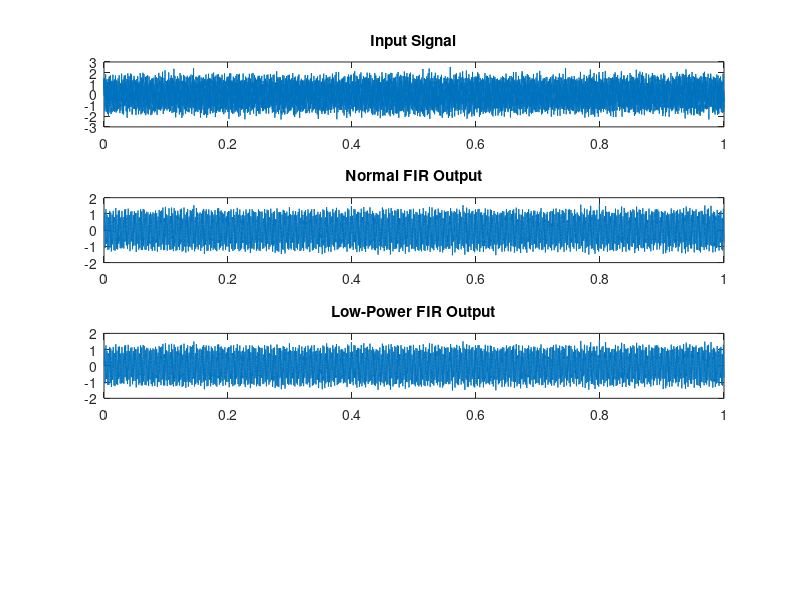
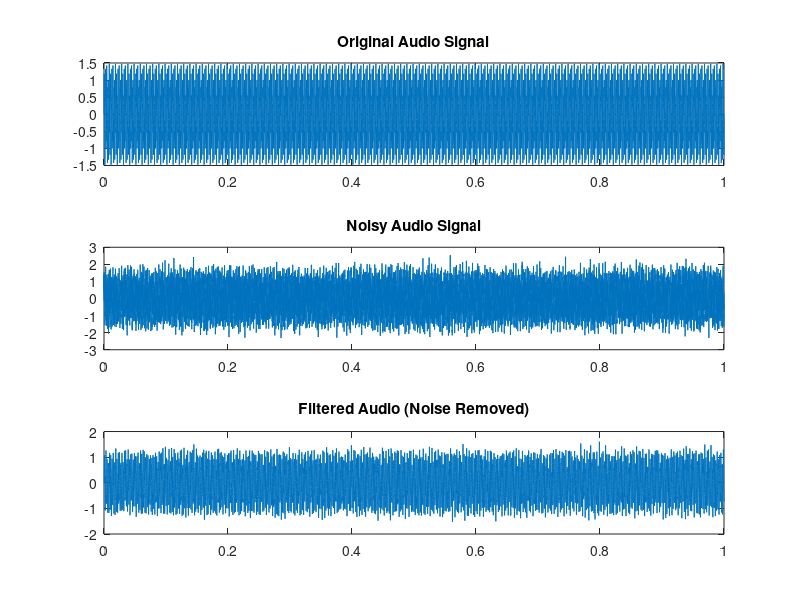
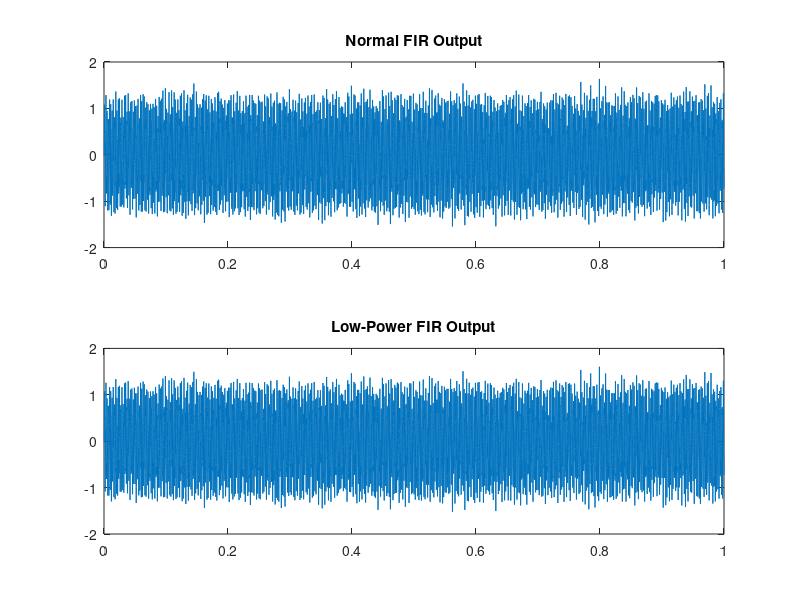
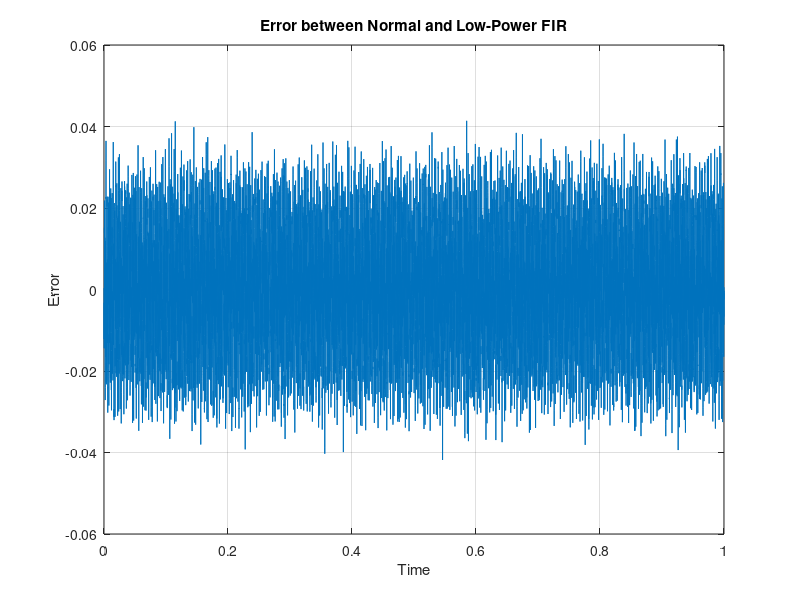

The MATLAB script that drew these images, in order:
clc;
clear;
close all;

%% signal
fs = 16000;
t = 0:1/fs:1;

%% input
x_clean = sin(2*pi*500*t) + 0.5*sin(2*pi*1200*t);       %original audio
noise = 0.3*randn(size(t)) + 0.3*sin(2*pi*3000*t);      %random noise
x = x_clean + noise;
%% fir parameters 
N = 16;
fc = 1500;
h = fir1(N, fc/(fs/2));

%% default fir
y_normal = filter(h,1,x);

%% pipeline mechanism
y_pipe = zeros(size(x));
reg = zeros(1,N+1);

for n = 1:length(x)
    acc = x(n)*h(1);
    
    for k = 2:N+1
        reg(k-1) = reg(k-1) + x(n)*h(k);
        acc = acc + reg(k-1);
    end
    
    y_pipe(n) = acc;
end

%% low power
h_q = round(h*64)/64;   % Lower precision → low power
y_low = filter(h_q,1,x);

%% power difference reference
power_normal = sum(abs(y_normal).^2);
power_low = sum(abs(y_low).^2);

%% all figures 
figure;

subplot(4,1,1);
plot(t, x);
title('Input Signal');

subplot(4,1,2);
plot(t, y_normal);
title('Normal FIR Output');


subplot(4,1,3);
plot(t, y_low);
title('Low-Power FIR Output');


figure;

subplot(3,1,1);
plot(t, x_clean);
title('Original Audio Signal');

subplot(3,1,2);
plot(t, x);
title('Noisy Audio Signal');

subplot(3,1,3);
plot(t, y_low);
title('Filtered Audio (Noise Removed)');



figure;

subplot(2,1,1);
plot(t, y_normal);
title('Normal FIR Output');

subplot(2,1,2);
plot(t, y_low);
title('Low-Power FIR Output');


figure;

plot(t, y_normal - y_low);
title('Error between Normal and Low-Power FIR');
xlabel('Time');
ylabel('Error');
grid on;
%% power reference---------No unit
fprintf('Power (Normal): %.2f\n', power_normal);
fprintf('Power (Low Power): %.2f\n', power_low);
power_reduction = ((power_normal - power_low)/power_normal)*100;
fprintf('Power Reduction: %.2f %%\n', power_reduction);
